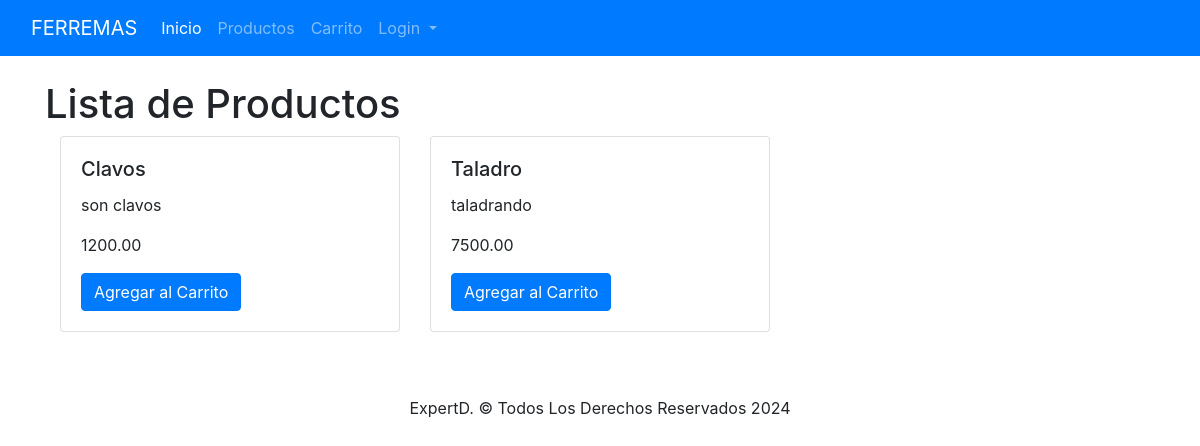
/productos/, run on the app's committed database.
### App/models.py (models this page shows, shortened)
class Producto(models.Model):
    producto_id = models.IntegerField(primary_key=True)
    nombre = models.CharField(max_length=100)
    descripcion = models.TextField()
    precio = models.DecimalField(max_digits=10, decimal_places=2)
    cantidad = models.IntegerField(default=1)

### App/views.py (the view)
# urls.py: path('productos/', views.productos, name='productos'),
def productos(request):
    productos = Producto.objects.all()
    return render(request, 'carrito/productos.html', {'productos': productos})

### App/templates/carrito/productos.html (shortened to what this page needs)
{% extends "../index.html" %}
{% block body %}
<h1>Lista de Productos</h1>
<div class="container">
  <div class="row">
    {% for producto in productos %}
    <div class="col-md-4">
      <div class="card mb-4">
        <div class="card-body">
          <h5 class="card-title">{{ producto.nombre }}</h5>
          <p class="card-text">{{ producto.descripcion }}</p>
          <p class="card-text">{{ producto.precio }}</p>
          <a href="{% url 'carrito' producto.producto_id %}" class="btn btn-primary">Agregar al Carrito</a>
        </div>
      </div>
    </div>
    {% endfor %}
  </div>
</div>
{% endblock %}

### App/static/css/estilos.css (style rules this page uses)
* { margin: 0; padding: 0; }

### data on the page
Producto: nombre "Clavos", descripcion "son clavos", precio "1200.00"
Producto: nombre "Taladro", descripcion "taladrando", precio "7500.00"
